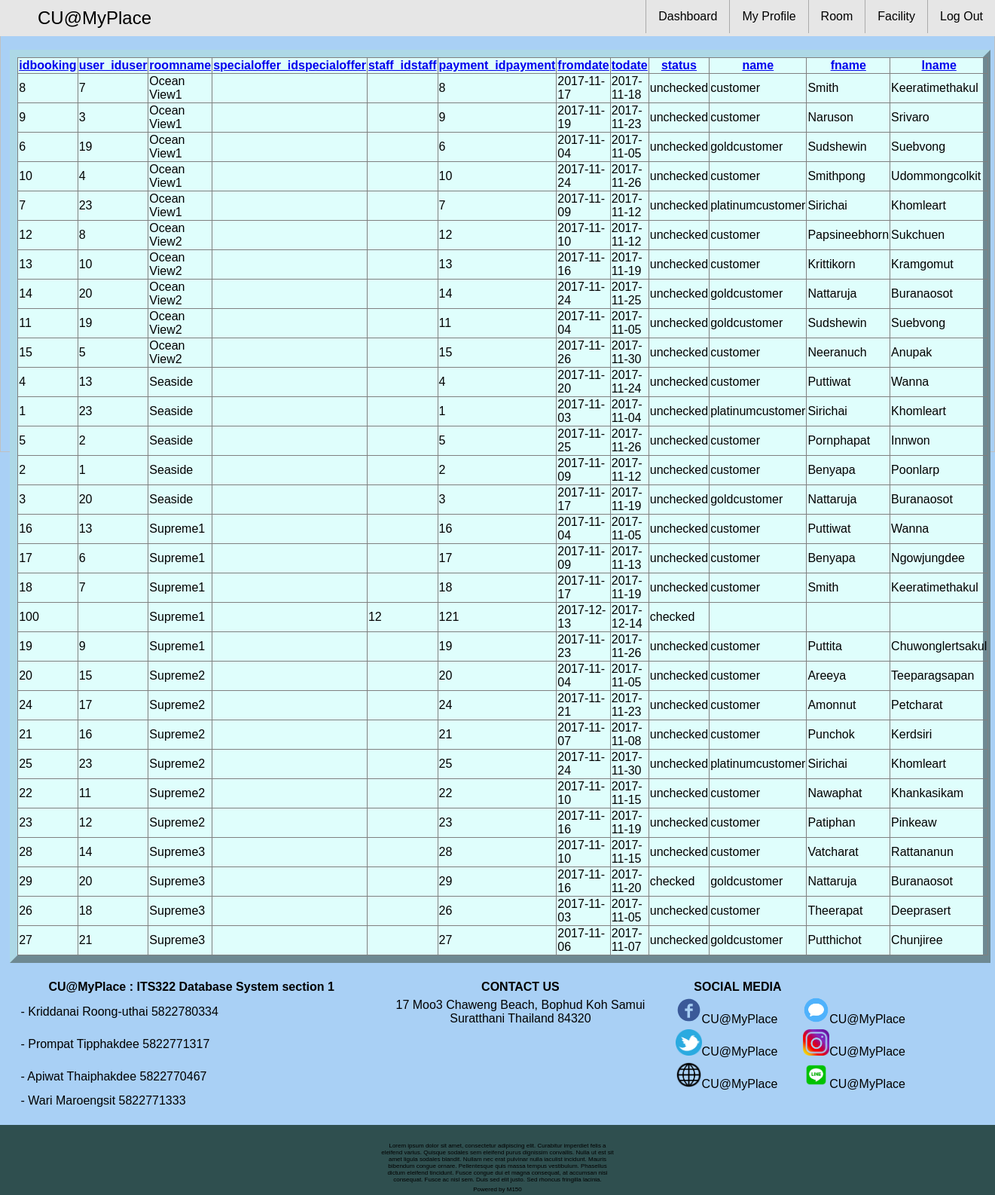
The page /newpage/booking_staff_view.php?sort=roomname&by=ASC (signed in) on the database its author committed.
### tables this page shows
CREATE TABLE `booking` (
  `idbooking` int(11) NOT NULL,
  `user_iduser` int(11) DEFAULT NULL,
  `room_idroom` int(11) NOT NULL,
  `specialoffer_idspecialoffer` int(11) DEFAULT NULL,
  `staff_idstaff` int(11) DEFAULT NULL,
  `payment_idpayment` int(11) NOT NULL,
  `fromdate` date NOT NULL,
  `todate` date NOT NULL,
  `status` enum('checked','unchecked') NOT NULL
);

### newpage/booking_staff_view.php (the view, shortened to what this page needs)
<?php
  require_once('connect.php');
  require_once('helperfunction.php');
?>
<html>
<head>
  <link rel="stylesheet" href="default.css">
</head>
<body>
    <div class="container">
      <?php
      if (isset($_SESSION['userinfo'])) {
        topbar_logout_staff();
      }else{
        topbar();
      }
       ?>
         <div class="tcontentbox_booking">
           <table border='1'>
          <?php
          if (!isset($_GET['by'])) {
            $by = 'ASC';
          }else{
            if ($_GET['by']=='ASC') {
              $by = 'DESC';
            }else{
              $by = 'ASC';
            }
          }
          if (isset($_GET['sort'])) {
            $q = "SELECT * FROM staff_viewbooking ORDER BY ".$_GET['sort'].";";
          }else{
            $q = "SELECT * FROM staff_viewbooking;";
          }
          $result=$mysqli->query($q);
          $printhead = 1;
          while ($row = $result->fetch_assoc()) {
            if ($printhead) {
              echo "<tr>";
              foreach ($row as $key => $value) {
                echo "<th><a href='booking_staff_view.php?sort=".$key."&by=".$by."'>".$key."</a></th>";
              }
              echo "</tr>";
              $printhead=0;
            }
            echo "<tr>";
            foreach ($row as $key => $value) {
              echo "<td>".$value."</td>";
            }
            echo "</tr>";
          }
           ?>
         </table>
         </div>
</div>
  </body>
</html>

### newpage/default.css (style rules this page uses)
body { width: 100%; padding: 0px; margin: 0px; font-family: sans-serif; }
.container { width: 100%; }
.tcontentbox_booking { border: 10px outset lightblue; float: left; background-color:#DFFEFC; height: auto; width: 97%; position: relative; margin: 5% auto auto 1%; z-index: 2; text-align: center; min-height: 400px; }
.tcontentbox_booking table { border-collapse: collapse; }

### rows shown on the page
booking: key "idbooking", key "user_iduser", key "roomname", key "specialoffer_idspecialoffer", key "staff_idstaff", key "payment_idpayment", key "fromdate", key "todate", key "status", key "name", key "fname", key "lname", idbooking "8", user_iduser "7", value "Ocean View1", payment_idpayment "8", fromdate "2017-11-17", todate "2017-11-18", status "unchecked", value "customer", value "Smith", value "Keeratimethakul"
booking: idbooking "9", user_iduser "3", value "Ocean View1", payment_idpayment "9", fromdate "2017-11-19", todate "2017-11-23", status "unchecked", value "customer", value "Naruson", value "Srivaro"
booking: idbooking "6", user_iduser "19", value "Ocean View1", payment_idpayment "6", fromdate "2017-11-04", todate "2017-11-05", status "unchecked", value "goldcustomer", value "Sudshewin", value "Suebvong"
booking: idbooking "10", user_iduser "4", value "Ocean View1", payment_idpayment "10", fromdate "2017-11-24", todate "2017-11-26", status "unchecked", value "customer", value "Smithpong", value "Udommongcolkit"
booking: idbooking "7", user_iduser "23", value "Ocean View1", payment_idpayment "7", fromdate "2017-11-09", todate "2017-11-12", status "unchecked", value "platinumcustomer", value "Sirichai", value "Khomleart"
booking: idbooking "12", user_iduser "8", value "Ocean View2", payment_idpayment "12", fromdate "2017-11-10", todate "2017-11-12", status "unchecked", value "customer", value "Papsineebhorn", value "Sukchuen"
booking: idbooking "13", user_iduser "10", value "Ocean View2", payment_idpayment "13", fromdate "2017-11-16", todate "2017-11-19", status "unchecked", value "customer", value "Krittikorn", value "Kramgomut"
booking: idbooking "14", user_iduser "20", value "Ocean View2", payment_idpayment "14", fromdate "2017-11-24", todate "2017-11-25", status "unchecked", value "goldcustomer", value "Nattaruja", value "Buranaosot"
booking: idbooking "11", user_iduser "19", value "Ocean View2", payment_idpayment "11", fromdate "2017-11-04", todate "2017-11-05", status "unchecked", value "goldcustomer", value "Sudshewin", value "Suebvong"
booking: idbooking "15", user_iduser "5", value "Ocean View2", payment_idpayment "15", fromdate "2017-11-26", todate "2017-11-30", status "unchecked", value "customer", value "Neeranuch", value "Anupak"
booking: idbooking "4", user_iduser "13", value "Seaside", payment_idpayment "4", fromdate "2017-11-20", todate "2017-11-24", status "unchecked", value "customer", value "Puttiwat", value "Wanna"
booking: idbooking "1", user_iduser "23", value "Seaside", payment_idpayment "1", fromdate "2017-11-03", todate "2017-11-04", status "unchecked", value "platinumcustomer", value "Sirichai", value "Khomleart"
booking: idbooking "5", user_iduser "2", value "Seaside", payment_idpayment "5", fromdate "2017-11-25", todate "2017-11-26", status "unchecked", value "customer", value "Pornphapat", value "Innwon"
booking: idbooking "2", user_iduser "1", value "Seaside", payment_idpayment "2", fromdate "2017-11-09", todate "2017-11-12", status "unchecked", value "customer", value "Benyapa", value "Poonlarp"
booking: idbooking "3", user_iduser "20", value "Seaside", payment_idpayment "3", fromdate "2017-11-17", todate "2017-11-19", status "unchecked", value "goldcustomer", value "Nattaruja", value "Buranaosot"
booking: idbooking "16", user_iduser "13", value "Supreme1", payment_idpayment "16", fromdate "2017-11-04", todate "2017-11-05", status "unchecked", value "customer", value "Puttiwat", value "Wanna"
booking: idbooking "17", user_iduser "6", value "Supreme1", payment_idpayment "17", fromdate "2017-11-09", todate "2017-11-13", status "unchecked", value "customer", value "Benyapa", value "Ngowjungdee"
booking: idbooking "18", user_iduser "7", value "Supreme1", payment_idpayment "18", fromdate "2017-11-17", todate "2017-11-19", status "unchecked", value "customer", value "Smith", value "Keeratimethakul"
booking: idbooking "100", value "Supreme1", staff_idstaff "12", payment_idpayment "121", fromdate "2017-12-13", todate "2017-12-14", status "checked"
booking: idbooking "19", user_iduser "9", value "Supreme1", payment_idpayment "19", fromdate "2017-11-23", todate "2017-11-26", status "unchecked", value "customer", value "Puttita", value "Chuwonglertsakul"
booking: idbooking "20", user_iduser "15", value "Supreme2", payment_idpayment "20", fromdate "2017-11-04", todate "2017-11-05", status "unchecked", value "customer", value "Areeya", value "Teeparagsapan"
booking: idbooking "24", user_iduser "17", value "Supreme2", payment_idpayment "24", fromdate "2017-11-21", todate "2017-11-23", status "unchecked", value "customer", value "Amonnut", value "Petcharat"
booking: idbooking "21", user_iduser "16", value "Supreme2", payment_idpayment "21", fromdate "2017-11-07", todate "2017-11-08", status "unchecked", value "customer", value "Punchok", value "Kerdsiri"
booking: idbooking "25", user_iduser "23", value "Supreme2", payment_idpayment "25", fromdate "2017-11-24", todate "2017-11-30", status "unchecked", value "platinumcustomer", value "Sirichai", value "Khomleart"
booking: idbooking "22", user_iduser "11", value "Supreme2", payment_idpayment "22", fromdate "2017-11-10", todate "2017-11-15", status "unchecked", value "customer", value "Nawaphat", value "Khankasikam"
booking: idbooking "23", user_iduser "12", value "Supreme2", payment_idpayment "23", fromdate "2017-11-16", todate "2017-11-19", status "unchecked", value "customer", value "Patiphan", value "Pinkeaw"
booking: idbooking "28", user_iduser "14", value "Supreme3", payment_idpayment "28", fromdate "2017-11-10", todate "2017-11-15", status "unchecked", value "customer", value "Vatcharat", value "Rattananun"
booking: idbooking "29", user_iduser "20", value "Supreme3", payment_idpayment "29", fromdate "2017-11-16", todate "2017-11-20", status "checked", value "goldcustomer", value "Nattaruja", value "Buranaosot"
booking: idbooking "26", user_iduser "18", value "Supreme3", payment_idpayment "26", fromdate "2017-11-03", todate "2017-11-05", status "unchecked", value "customer", value "Theerapat", value "Deeprasert"
booking: idbooking "27", user_iduser "21", value "Supreme3", payment_idpayment "27", fromdate "2017-11-06", todate "2017-11-07", status "unchecked", value "goldcustomer", value "Putthichot", value "Chunjiree"
